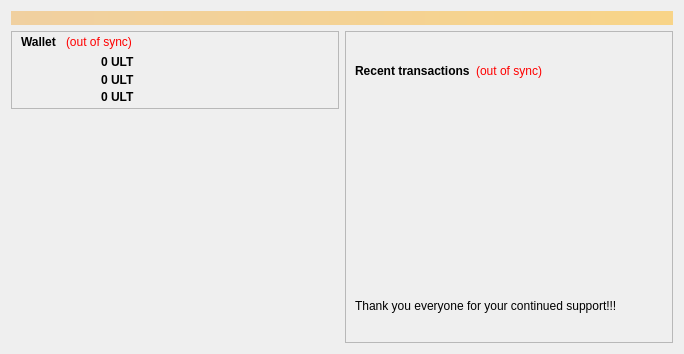
<?xml version="1.0" encoding="UTF-8"?>
<ui version="4.0">
 <class>OverviewPage</class>
 <widget class="QWidget" name="OverviewPage">
  <property name="geometry">
   <rect>
    <x>0</x>
    <y>0</y>
    <width>684</width>
    <height>354</height>
   </rect>
  </property>
  <property name="sizePolicy">
   <sizepolicy hsizetype="Minimum" vsizetype="Minimum">
    <horstretch>0</horstretch>
    <verstretch>0</verstretch>
   </sizepolicy>
  </property>
  <property name="windowTitle">
   <string>Form</string>
  </property>
  <layout class="QVBoxLayout" name="topLayout">
   <item>
    <widget class="QLabel" name="labelAlerts">
     <property name="visible">
      <bool>false</bool>
     </property>
     <property name="styleSheet">
      <string notr="true">background-color: qlineargradient(x1: 0, y1: 0, x2: 1, y2: 0, stop:0 #F0D0A0, stop:1 #F8D488); color:#000000;</string>
     </property>
     <property name="wordWrap">
      <bool>true</bool>
     </property>
     <property name="margin">
      <number>3</number>
     </property>
    </widget>
   </item>
   <item>
    <layout class="QHBoxLayout" name="horizontalLayout" stretch="1,1">
     <item>
      <layout class="QVBoxLayout" name="verticalLayout_2">
       <item>
        <widget class="QFrame" name="frame">
         <property name="sizePolicy">
          <sizepolicy hsizetype="Preferred" vsizetype="Minimum">
           <horstretch>0</horstretch>
           <verstretch>0</verstretch>
          </sizepolicy>
         </property>
         <property name="maximumSize">
          <size>
           <width>16777215</width>
           <height>78</height>
          </size>
         </property>
         <property name="frameShape">
          <enum>QFrame::StyledPanel</enum>
         </property>
         <property name="frameShadow">
          <enum>QFrame::Raised</enum>
         </property>
         <layout class="QVBoxLayout" name="verticalLayout_4">
          <property name="spacing">
           <number>3</number>
          </property>
          <property name="topMargin">
           <number>0</number>
          </property>
          <property name="rightMargin">
           <number>9</number>
          </property>
          <property name="bottomMargin">
           <number>0</number>
          </property>
          <item>
           <layout class="QHBoxLayout" name="horizontalLayout_4">
            <property name="spacing">
             <number>10</number>
            </property>
            <property name="sizeConstraint">
             <enum>QLayout::SetMinimumSize</enum>
            </property>
            <item>
             <widget class="QLabel" name="label_5">
              <property name="font">
               <font>
                <weight>75</weight>
                <bold>true</bold>
               </font>
              </property>
              <property name="text">
               <string>Wallet</string>
              </property>
             </widget>
            </item>
            <item>
             <widget class="QLabel" name="labelWalletStatus">
              <property name="toolTip">
               <string>The displayed information may be out of date. Your wallet automatically synchronizes with the UltimateCoin network after a connection is established, but this process has not completed yet.</string>
              </property>
              <property name="styleSheet">
               <string notr="true">QLabel { color: red; }</string>
              </property>
              <property name="text">
               <string notr="true">(out of sync)</string>
              </property>
              <property name="alignment">
               <set>Qt::AlignLeading|Qt::AlignLeft|Qt::AlignVCenter</set>
              </property>
             </widget>
            </item>
            <item>
             <spacer name="horizontalSpacer_2">
              <property name="orientation">
               <enum>Qt::Horizontal</enum>
              </property>
              <property name="sizeHint" stdset="0">
               <size>
                <width>40</width>
                <height>20</height>
               </size>
              </property>
             </spacer>
            </item>
           </layout>
          </item>
          <item>
           <layout class="QFormLayout" name="formLayout_2">
            <property name="sizeConstraint">
             <enum>QLayout::SetMinimumSize</enum>
            </property>
            <property name="fieldGrowthPolicy">
             <enum>QFormLayout::AllNonFixedFieldsGrow</enum>
            </property>
            <property name="horizontalSpacing">
             <number>2</number>
            </property>
            <property name="verticalSpacing">
             <number>5</number>
            </property>
            <property name="leftMargin">
             <number>0</number>
            </property>
            <property name="topMargin">
             <number>0</number>
            </property>
            <property name="rightMargin">
             <number>0</number>
            </property>
            <property name="bottomMargin">
             <number>5</number>
            </property>
            <item row="0" column="0">
             <widget class="QLabel" name="label">
              <property name="enabled">
               <bool>true</bool>
              </property>
              <property name="sizePolicy">
               <sizepolicy hsizetype="Fixed" vsizetype="Fixed">
                <horstretch>0</horstretch>
                <verstretch>0</verstretch>
               </sizepolicy>
              </property>
              <property name="minimumSize">
               <size>
                <width>78</width>
                <height>11</height>
               </size>
              </property>
              <property name="text">
               <string notr="true"/>
              </property>
              <property name="pixmap">
               <pixmap resource="../bitcoin.qrc">:/icons/res/images/UCbalance.png</pixmap>
              </property>
             </widget>
            </item>
            <item row="0" column="1">
             <widget class="QLabel" name="labelBalance">
              <property name="sizePolicy">
               <sizepolicy hsizetype="Fixed" vsizetype="Fixed">
                <horstretch>0</horstretch>
                <verstretch>0</verstretch>
               </sizepolicy>
              </property>
              <property name="maximumSize">
               <size>
                <width>16777215</width>
                <height>12</height>
               </size>
              </property>
              <property name="font">
               <font>
                <weight>75</weight>
                <bold>true</bold>
               </font>
              </property>
              <property name="cursor">
               <cursorShape>IBeamCursor</cursorShape>
              </property>
              <property name="toolTip">
               <string>Your current balance</string>
              </property>
              <property name="text">
               <string notr="true">0 ULT</string>
              </property>
              <property name="textInteractionFlags">
               <set>Qt::LinksAccessibleByMouse|Qt::TextSelectableByKeyboard|Qt::TextSelectableByMouse</set>
              </property>
             </widget>
            </item>
            <item row="1" column="0">
             <widget class="QLabel" name="label_3">
              <property name="sizePolicy">
               <sizepolicy hsizetype="Fixed" vsizetype="Fixed">
                <horstretch>0</horstretch>
                <verstretch>0</verstretch>
               </sizepolicy>
              </property>
              <property name="minimumSize">
               <size>
                <width>78</width>
                <height>11</height>
               </size>
              </property>
              <property name="text">
               <string notr="true"/>
              </property>
              <property name="pixmap">
               <pixmap resource="../bitcoin.qrc">:/icons/res/images/UCunconfirm.png</pixmap>
              </property>
             </widget>
            </item>
            <item row="1" column="1">
             <widget class="QLabel" name="labelUnconfirmed">
              <property name="sizePolicy">
               <sizepolicy hsizetype="Fixed" vsizetype="Fixed">
                <horstretch>0</horstretch>
                <verstretch>0</verstretch>
               </sizepolicy>
              </property>
              <property name="maximumSize">
               <size>
                <width>16777215</width>
                <height>12</height>
               </size>
              </property>
              <property name="font">
               <font>
                <weight>75</weight>
                <bold>true</bold>
               </font>
              </property>
              <property name="cursor">
               <cursorShape>IBeamCursor</cursorShape>
              </property>
              <property name="toolTip">
               <string>Total of transactions that have yet to be confirmed, and do not yet count toward the current balance</string>
              </property>
              <property name="text">
               <string notr="true">0 ULT</string>
              </property>
              <property name="indent">
               <number>-1</number>
              </property>
              <property name="textInteractionFlags">
               <set>Qt::LinksAccessibleByMouse|Qt::TextSelectableByKeyboard|Qt::TextSelectableByMouse</set>
              </property>
             </widget>
            </item>
            <item row="2" column="0">
             <widget class="QLabel" name="labelImmatureText">
              <property name="sizePolicy">
               <sizepolicy hsizetype="Fixed" vsizetype="Fixed">
                <horstretch>0</horstretch>
                <verstretch>0</verstretch>
               </sizepolicy>
              </property>
              <property name="minimumSize">
               <size>
                <width>78</width>
                <height>11</height>
               </size>
              </property>
              <property name="text">
               <string notr="true"/>
              </property>
              <property name="pixmap">
               <pixmap resource="../bitcoin.qrc">:/icons/res/images/UCimmature.png</pixmap>
              </property>
              <property name="indent">
               <number>-1</number>
              </property>
             </widget>
            </item>
            <item row="2" column="1">
             <widget class="QLabel" name="labelImmature">
              <property name="sizePolicy">
               <sizepolicy hsizetype="Fixed" vsizetype="Fixed">
                <horstretch>0</horstretch>
                <verstretch>0</verstretch>
               </sizepolicy>
              </property>
              <property name="minimumSize">
               <size>
                <width>0</width>
                <height>0</height>
               </size>
              </property>
              <property name="maximumSize">
               <size>
                <width>16777215</width>
                <height>12</height>
               </size>
              </property>
              <property name="font">
               <font>
                <weight>75</weight>
                <bold>true</bold>
               </font>
              </property>
              <property name="cursor">
               <cursorShape>IBeamCursor</cursorShape>
              </property>
              <property name="toolTip">
               <string>Mined balance that has not yet matured</string>
              </property>
              <property name="text">
               <string notr="true">0 ULT</string>
              </property>
              <property name="margin">
               <number>0</number>
              </property>
              <property name="indent">
               <number>-1</number>
              </property>
              <property name="textInteractionFlags">
               <set>Qt::LinksAccessibleByMouse|Qt::TextSelectableByKeyboard|Qt::TextSelectableByMouse</set>
              </property>
             </widget>
            </item>
           </layout>
          </item>
         </layout>
        </widget>
       </item>
       <item>
        <widget class="QLabel" name="label_6">
         <property name="minimumSize">
          <size>
           <width>0</width>
           <height>0</height>
          </size>
         </property>
         <property name="text">
          <string/>
         </property>
         <property name="pixmap">
          <pixmap resource="../bitcoin.qrc">:/icons/res/images/UCOIN2014.png</pixmap>
         </property>
         <property name="scaledContents">
          <bool>true</bool>
         </property>
         <property name="margin">
          <number>0</number>
         </property>
         <property name="indent">
          <number>0</number>
         </property>
        </widget>
       </item>
      </layout>
     </item>
     <item>
      <layout class="QVBoxLayout" name="verticalLayout_3">
       <item>
        <widget class="QFrame" name="frame_2">
         <property name="frameShape">
          <enum>QFrame::StyledPanel</enum>
         </property>
         <property name="frameShadow">
          <enum>QFrame::Raised</enum>
         </property>
         <layout class="QVBoxLayout" name="verticalLayout">
          <item>
           <widget class="QLabel" name="label_7">
            <property name="text">
             <string/>
            </property>
            <property name="pixmap">
             <pixmap resource="../bitcoin.qrc">:/icons/res/images/adarea1.png</pixmap>
            </property>
            <property name="scaledContents">
             <bool>true</bool>
            </property>
           </widget>
          </item>
          <item>
           <layout class="QHBoxLayout" name="horizontalLayout_2">
            <item>
             <widget class="QLabel" name="label_4">
              <property name="text">
               <string>&lt;b&gt;Recent transactions&lt;/b&gt;</string>
              </property>
             </widget>
            </item>
            <item>
             <widget class="QLabel" name="labelTransactionsStatus">
              <property name="toolTip">
               <string>The displayed information may be out of date. Your wallet automatically synchronizes with the UltimateCoin network after a connection is established, but this process has not completed yet.</string>
              </property>
              <property name="styleSheet">
               <string notr="true">QLabel { color: red; }</string>
              </property>
              <property name="text">
               <string notr="true">(out of sync)</string>
              </property>
              <property name="alignment">
               <set>Qt::AlignRight|Qt::AlignTrailing|Qt::AlignVCenter</set>
              </property>
             </widget>
            </item>
            <item>
             <spacer name="horizontalSpacer">
              <property name="orientation">
               <enum>Qt::Horizontal</enum>
              </property>
              <property name="sizeHint" stdset="0">
               <size>
                <width>40</width>
                <height>20</height>
               </size>
              </property>
             </spacer>
            </item>
           </layout>
          </item>
          <item>
           <widget class="QListView" name="listTransactions">
            <property name="styleSheet">
             <string notr="true">QListView { background: transparent; }</string>
            </property>
            <property name="frameShape">
             <enum>QFrame::NoFrame</enum>
            </property>
            <property name="verticalScrollBarPolicy">
             <enum>Qt::ScrollBarAlwaysOff</enum>
            </property>
            <property name="horizontalScrollBarPolicy">
             <enum>Qt::ScrollBarAlwaysOff</enum>
            </property>
            <property name="selectionMode">
             <enum>QAbstractItemView::NoSelection</enum>
            </property>
           </widget>
          </item>
          <item>
           <widget class="QLabel" name="label_8">
            <property name="text">
             <string>Thank you everyone for your continued support!!!</string>
            </property>
           </widget>
          </item>
          <item>
           <widget class="QLabel" name="label_2">
            <property name="text">
             <string/>
            </property>
            <property name="pixmap">
             <pixmap resource="../bitcoin.qrc">:/icons/res/images/adarea2.png</pixmap>
            </property>
            <property name="scaledContents">
             <bool>true</bool>
            </property>
            <property name="openExternalLinks">
             <bool>true</bool>
            </property>
           </widget>
          </item>
         </layout>
        </widget>
       </item>
      </layout>
     </item>
    </layout>
   </item>
  </layout>
 </widget>
 <resources>
  <include location="../bitcoin.qrc"/>
 </resources>
 <connections/>
</ui>
